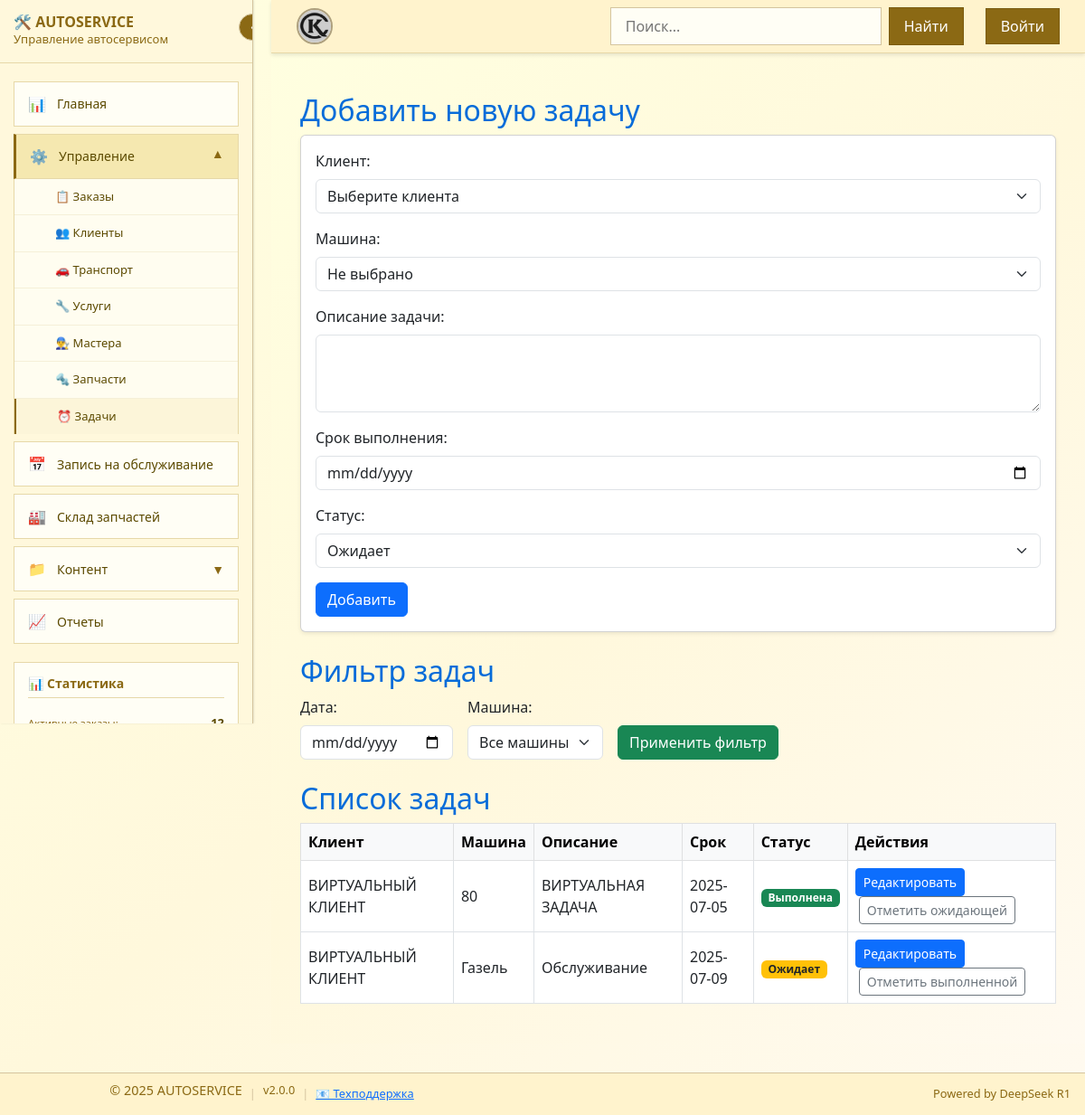
The page /tasks.php on the database its author committed.
### tables this page shows
CREATE TABLE `tasks` (
  `id` int NOT NULL,
  `client_id` int NOT NULL,
  `car_id` int DEFAULT NULL,
  `description` text NOT NULL,
  `due_date` date NOT NULL,
  `status` enum('pending','done') DEFAULT 'pending',
  `created_at` datetime DEFAULT CURRENT_TIMESTAMP
);

CREATE TABLE `clients` (
  `id` int NOT NULL,
  `name` varchar(100) NOT NULL,
  `phone` varchar(20) DEFAULT NULL
);

CREATE TABLE `cars` (
  `id` int NOT NULL,
  `client_id` int DEFAULT NULL,
  `make` varchar(50) NOT NULL,
  `model` varchar(50) NOT NULL,
  `year` year DEFAULT NULL,
  `vin` varchar(17) DEFAULT NULL,
  `license_plate` varchar(15) DEFAULT NULL
);

### tasks.php (the view, shortened to what this page needs)
<?php
include 'templates/header.php';
$pdo->setAttribute(PDO::ATTR_ERRMODE, PDO::ERRMODE_EXCEPTION);
function safe_html($str) {
    return htmlspecialchars($str ?? '', ENT_QUOTES | ENT_SUBSTITUTE, 'UTF-8');
}
$edit_mode = false;
$task = [
    'id' => null,
    'client_id' => '',
    'car_id' => '',
    'description' => '',
    'due_date' => '',
    'status' => 'pending'
];
$filter_date = $_GET['due_date'] ?? '';
$sql = "SELECT t.id, t.description, t.due_date, t.status, c.name AS client_name, car.model AS car_model
        FROM tasks t
        JOIN clients c ON t.client_id = c.id
        LEFT JOIN cars car ON t.car_id = car.id
        WHERE 1=1";
$params = [];
$sql .= " ORDER BY t.due_date ASC";
$stmt = $pdo->prepare($sql);
$stmt->execute($params);
$tasks = $stmt->fetchAll(PDO::FETCH_ASSOC);
?>
<!DOCTYPE html>
<html lang="ru">
<head>
    <link rel="stylesheet" href="assets/css/bootstrap.min.css">
    <link rel="stylesheet" href="assets/icons/font/bootstrap-icons.css">
</head>
<body>
<div class="container my-4">
    <h2><?= $edit_mode ? '<span style="color: #ffffff;">Редактировать задачу' : '<span style="color: #076cd9;">Добавить новую задачу' ?></h2>
    <div class="card mb-4 shadow-sm">
        <div class="card-body">
            <form method="POST">
                <div class="mb-3">
                    <label class="form-label">Клиент:</label>
                    <select class="form-select" name="client_id" required>
                        <option value="">Выберите клиента</option>
                    </select>
                </div>
                <div class="mb-3">
                    <label class="form-label">Машина:</label>
                    <select class="form-select" name="car_id">
                        <option value="">Не выбрано</option>
                    </select>
                </div>
                <div class="mb-3">
                    <label class="form-label">Описание задачи:</label>
                    <textarea class="form-control" name="description" required rows="3"><?= safe_html($task['description']) ?></textarea>
                </div>
                <div class="mb-3">
                    <label class="form-label">Срок выполнения:</label>
                    <input class="form-control" type="date" name="due_date" value="<?= safe_html($task['due_date']) ?>" required>
                </div>
                <div class="mb-3">
                    <label class="form-label">Статус:</label>
                    <select class="form-select" name="status">
                        <option value="pending" <?= $task['status'] == 'pending' ? 'selected' : '' ?>>Ожидает</option>
                    </select>
                </div>
                <button type="submit" class="btn btn-primary"><?= $edit_mode ? 'Сохранить' : 'Добавить' ?></button>
            </form>
        </div>
    </div>
    <h2><span style="color: #076cd9;">Фильтр задач</h2>
    <form method="GET" class="row g-3 mb-4 align-items-end">
        <div class="col-auto">
            <label class="form-label">Дата:</label>
            <input type="date" name="due_date" value="<?= safe_html($filter_date) ?>" class="form-control">
        </div>
        <div class="col-auto">
            <label class="form-label">Машина:</label>
            <select name="car_id" class="form-select">
                <option value="">Все машины</option>
            </select>
        </div>
        <div class="col-auto">
            <button type="submit" class="btn btn-success">Применить фильтр</button>
        </div>
    </form>
    <h2><span style="color: #076cd9;">Список задач</h2>
    <table class="table table-bordered table-hover align-middle">
        <thead class="table-light">
            <tr>
                <th>Клиент</th>
                <th>Машина</th>
                <th>Описание</th>
                <th>Срок</th>
                <th>Статус</th>
                <th>Действия</th>
            </tr>
        </thead>
        <tbody>
        <?php if ($tasks): ?>
            <?php foreach ($tasks as $task_item): ?>
                <tr>
                    <td><?= safe_html($task_item['client_name']) ?></td>
                    <td><?= safe_html($task_item['car_model'] ?? '-') ?></td>
                    <td><?= safe_html($task_item['description']) ?></td>
                    <td><?= safe_html($task_item['due_date']) ?></td>
                    <td>
                        <?php if ($task_item['status'] == 'done'): ?>
                            <span class="badge bg-success">Выполнена</span>
                        <?php else: ?>
                            <span class="badge bg-warning text-dark">Ожидает</span>
                        <?php endif; ?>
                    </td>
                    <td>
                        <a href="?edit_id=<?= safe_html($task_item['id']) ?>" class="btn btn-sm btn-primary">Редактировать</a>
                        <a href="?toggle_status_id=<?= safe_html($task_item['id']) ?>" class="btn btn-sm btn-outline-secondary ms-1">
                            <?= $task_item['status'] == 'pending' ? 'Отметить выполненной' : 'Отметить ожидающей' ?>
                        </a>
                    </td>
                </tr>
            <?php endforeach; ?>
        <?php else: ?>
            <tr><td colspan="6" class="text-center">Задачи не найдены</td></tr>
        <?php endif; ?>
        </tbody>
    </table>
</div>
 <?php include 'templates/footer.php'; ?>
</body>
</html>

### assets/css/style.css (style rules this page uses)
:root { --sidebar-width:300px; --sidebar-collapsed: 60px; --bg-main: #FFFFE0; --bg-gradient: linear-gradient(135deg, #FFFFE0 0%, #FFF8DC 50%, #FFFAF0 100%); --text-dark: #5c4a00; --text-light: #8b6914; --border-color: #e6d8a8; --shadow-light: 0 2px 8px rgba(92, 74, 0, 0.1); }
* { margin: 0; padding: 0; box-sizing: border-box; }
body { font-family: 'Segoe UI', Tahoma, Geneva, Verdana, sans-serif; background: var(--bg-gradient); color: var(--text-dark); min-height: 100vh; line-height: 1.6; overflow-x: hidden; }

### rows shown on the page
tasks: client.name "ВИРТУАЛЬНЫЙ КЛИЕНТ", car.model "80", description "ВИРТУАЛЬНАЯ ЗАДАЧА", due_date "2025-07-05", status "Выполнена"
tasks: client.name "ВИРТУАЛЬНЫЙ КЛИЕНТ", car.model "Газель", description "Обслуживание", due_date "2025-07-09", status "Ожидает"
